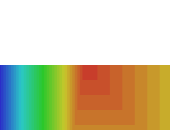
Frame 1 (no input)
Frame 60 (the mouse pressed at the canvas centre just before this capture): identical to frame 1, image omitted
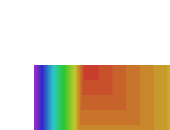
Frame 120 (the mouse held since frame 60 and released just before this capture)

The Processing sketch that drew these frames (run headless with seeded random() and noise(); from frame 60 on, the mouse is pressed at the canvas centre):

// Processing sketch: processing_186782
// ── processing_186782.pde

void setup() {
  size(170, 130);
  colorMode(HSB);
  noStroke();
}
void draw() {
  background(255);

  for (int i = 600 ; i > 0 ; i=i-15) {
    fill(i/3, 200, 200);
    float desviacion = (mouseX-(width/1))*0.001;
    rect((width/2)+(desviacion*i), height/2, i, i);
  }
}
